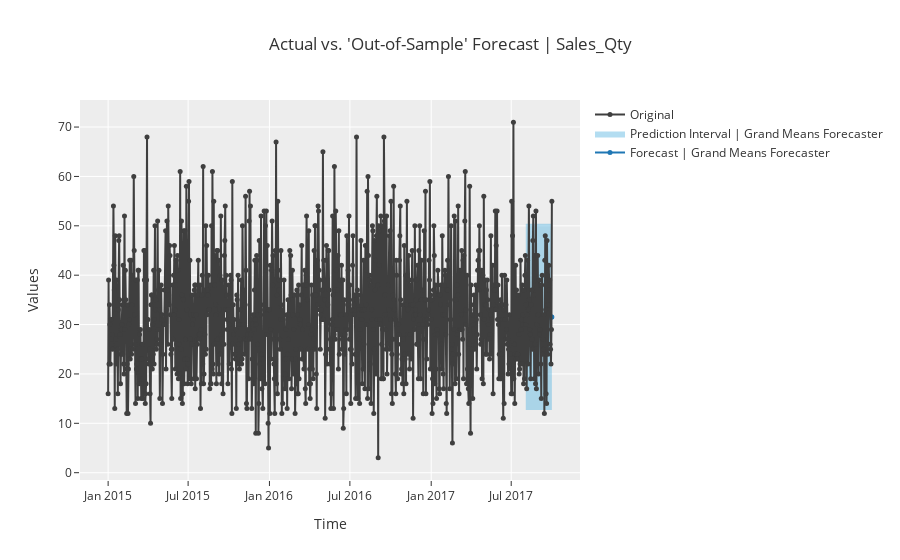

This figure's notebook cell:
### Code cell
plot_model(best_fanshop, plot = "forecast")
